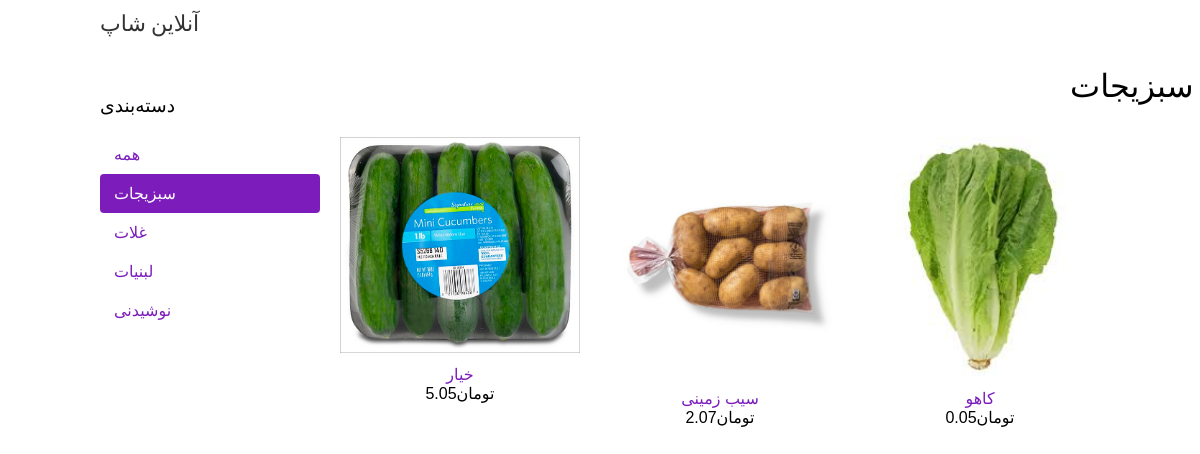
Screenshot of /vegtables/ with the database file from the repository.
### order/models.py (models this page shows, shortened)
class Category(models.Model):
    name = models.CharField(max_length=200, db_index=True)
    slug = models.SlugField(max_length=200, unique=True)
    class Meta:
        ordering = ('name',)
        verbose_name = 'category'
        verbose_name_plural = 'categories'
    def get_absolute_url(self):
        return reverse('shop:product_list_by_category',
                       args=[self.slug])

class Product(models.Model):
    category = models.ForeignKey(Category, related_name='products', on_delete=models.CASCADE)
    name = models.CharField(max_length=200, db_index=True)
    slug = models.SlugField(max_length=200, db_index=True)
    image = models.ImageField(upload_to='products/%Y/%m/%d/', blank=True)
    description = models.TextField(blank=True)
    price = models.DecimalField(max_digits=10, decimal_places=2)
    available = models.BooleanField(default=True)
    created = models.DateTimeField(auto_now_add=True)
    updated = models.DateTimeField(auto_now=True)
    class Meta:
        ordering = ('name',)
        index_together = (('id', 'slug'),)
    def get_absolute_url(self):
        return reverse('shop:product_detail',
                       args=[self.id, self.slug])

### order/views.py (the view)
# urls.py: path('<slug:category_slug>/', views.product_list_by_category, name='product_list_by_category'),
def product_list_by_category(request, category_slug=None):
    categories = Category.objects.all()
    category = get_object_or_404(Category, slug=category_slug)
    products = Product.objects.filter(category=category)
    return render(request,
                  'order/product/list.html',
                  {'category': category,
                   'categories': categories,
                   'products': products})

### order/templates/order/product/list.html (shortened to what this page needs)
{% extends "order/base.html" %}
{% load static %}
{% block content %}
<div id="sidebar">
    <h3>دسته‌بندی</h3>
    <ul>
    <li {% if not category %}class="selected"{% endif %}>
    <a href="{% url "shop:product_list" %}">همه</a>
    </li>
    {% for c in categories %}
        <li {% if category.slug == c.slug %}class="selected"{% endif %}>
        <a href="{{ c.get_absolute_url }}">{{ c.name }}</a>
        </li>
    {% endfor %}
    </ul>
</div>
<div id="main" class="product-list">
    <h1 style="margin-left: 730px">{% if category %}{{ category.name }}{% else %}محصولات{% endif %}</h1>
    {% for product in products %}
        <div class="item">
        <a href="{{ product.get_absolute_url }}">
        <img src="{% if product.image %}{{ product.image.url }}{%else %}{% static "img/no_image.png" %}{% endif %}">
        </a>
        <a href="{{ product.get_absolute_url }}">{{ product.name }}</a>
        <br>
        تومان{{ product.price }}</div>
    {% endfor %}
</div>
{% endblock %}

### order/static/css/base.css (style rules this page uses)
body { margin:0; padding:0; font-family:helvetica, sans-serif; }
h1, h2, h3, h4, h5 , h6 { font-family: 'Ubuntu', sans-serif; font-weight:normal; }
a { text-decoration:none; color: #7c1dbb; }
#sidebar { width:220px; padding:30px 20px 0 0; float:left; }
#sidebar ul { margin:0; padding:0; }
#sidebar ul li { margin:0; list-style:none; padding:10px 14px; }
#sidebar ul li a { display:block; }
#sidebar ul li.selected { background:#7c1dbb; border-radius:4px; }
#sidebar ul li.selected a { color:#fff; }
#main { float:left; width: 96%; margin-right:-220px; overflow:hidden; }
.product-list .item { width:25%; padding:10px 20px 10px 0; float:left; text-align:center; line-height:1.2; }
.product-list .item img { width:100%; margin-bottom:8px; }

### rows the page displays
Category: name "سبزیجات"
Category: name "غلات"
Category: name "لبنيات"
Category: name "نوشیدنی"
Product: image (picture), name "خیار", price "5.05"
Product: image (picture), name "سیب زمینی", price "2.07"
Product: image (picture), name "کاهو", price "0.05"
